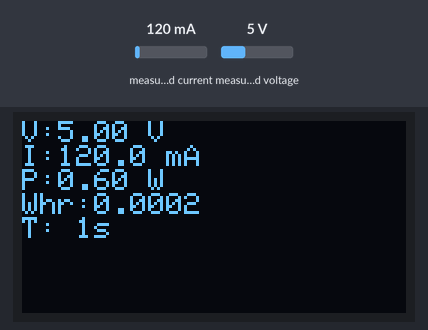
Bench run of a sketch on a simulated ESP32. Parts: 128×64 one-colour display. The test bench sets the inputs (shaded band); at power-on: measured current 120 mA, measured voltage 5 V. WiFi joins after 1.5 s; servers stay silent unless stated; uploads are accepted with an empty reply; what the sketch prints to the serial monitor is not drawn.

Above: at 6.9 s.
7.0 s: measured current set to 40 mA
At 8.1 s:
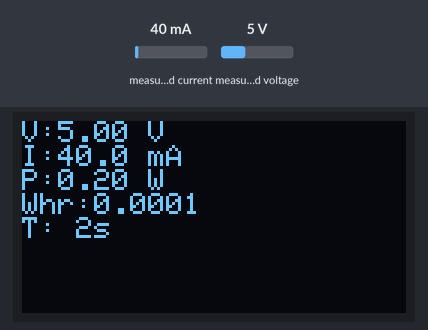
11.2 s: measured voltage set to 0.3 V
At 11.8 s:
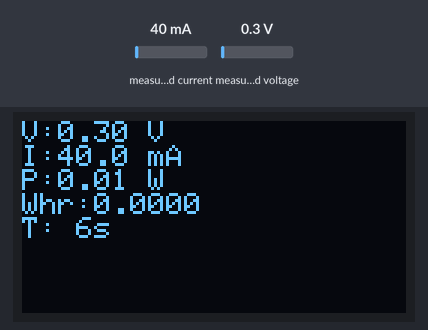
13.8 s: measured current set to 500 mA
At 15.1 s:
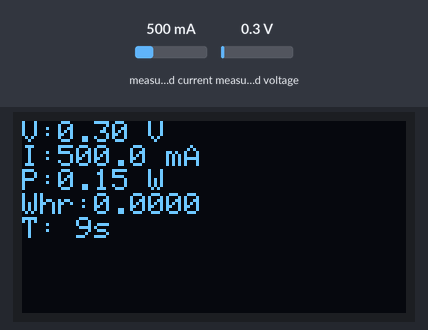
16.8 s: measured voltage set to 3.8 V
At 18.1 s:
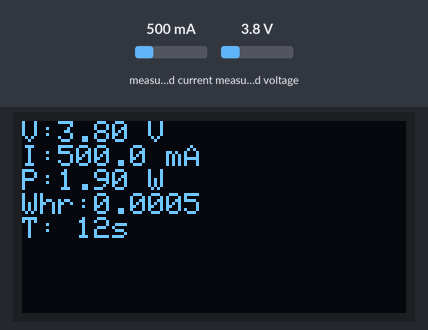
Timing chart, 0 to 19.8 s (numbered marks = the images above; inputs shaded):
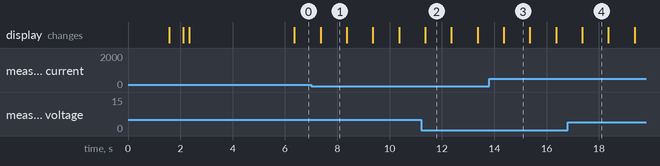

Measured:
- what the display in image 2 shows lasts 1.0 s, from 11.4 s to 12.4 s

The sketch:

Energy_meter.ino
```cpp
// =======================================================
// ESP32 Power Monitor (SPI OLED + Google Sheets)
// Domestic LT-1 Slab (Tamil Nadu) | Full Feature Set
// =======================================================

#include <SPI.h>
#include <Wire.h>
#include <Adafruit_GFX.h>
#include <Adafruit_SSD1306.h>
#include <Adafruit_INA219.h>
#include <WiFi.h>
#include <HTTPClient.h>

// --------- Configuration ---------
const char* WIFI_SSID     = "Yod";
const char* WIFI_PASSWORD = "Bax@2023";
const char* SCRIPT_URL    = "https://script.google.com/macros/s/AKfycbyo5nianVYv295WAroDOsFW-Mc32yCfhD6oyvpleZCGb-vsbJFBkAKkWKgWbpKbbce-/exec";

// --------- OLED (SPI) Pins ---------
#define SCREEN_WIDTH  128
#define SCREEN_HEIGHT 64
#define OLED_DC       17
#define OLED_RESET    16
#define OLED_CS       5
Adafruit_SSD1306 display(SCREEN_WIDTH, SCREEN_HEIGHT, &SPI, OLED_DC, OLED_RESET, OLED_CS);

// --------- INA219 Sensor ---------
Adafruit_INA219 ina219;

// --------- Timing Constants ---------
const unsigned long MS_PER_SEC = 1000UL;
const unsigned long SEC_PER_HR = 3600UL;

// --------- Energy Tracking ---------
float hourlyWh        = 0.0f;            // accumulated Wh in current hour
float dailyWhArray[24]   = {0};           // total Wh each hour
float hourlyMeanArray[24] = {0};          // mean Wh per hour
int   hourIndex       = 0;               // 0–23
unsigned long secCount = 0;              // seconds into current hour
unsigned long lastMillis;

// --------- Function Prototypes ---------
void connectToWiFi();
void testHTTP();
void readAndAccumulate();
void sendSecondToSheet(int hour, unsigned long duration, float voltage, float current_mA, float power_W, float whr);
void handleHourRollover();
void handleDayRollover();
void sendHourlyMeanToSheet(int hour, float meanWh);
void sendDailySummary(float unitsDay, float costDay, float slab);
float calculateDomesticBill(float units);

// =======================================================
// setup()
// =======================================================
void setup() {
  Serial.begin(115200);

  // OLED init
  if (!display.begin(SSD1306_SWITCHCAPVCC)) {
    Serial.println("ERROR: OLED init failed");
    while (true);
  }
  display.clearDisplay();
  display.setTextSize(1);
  display.setTextColor(SSD1306_WHITE);

  // INA219 init
  ina219.begin();

  // WiFi + HTTP test banner
  connectToWiFi();
  testHTTP();

  // start timer
  lastMillis = millis();
}

// =======================================================
// loop()
// =======================================================
void loop() {
  unsigned long now = millis();

  // 1) sample every second
  if (now - lastMillis >= MS_PER_SEC) {
    lastMillis += MS_PER_SEC;
    readAndAccumulate();
  }

  // 2) hour rollover
  if (secCount >= SEC_PER_HR) handleHourRollover();

  // 3) day rollover
  if (hourIndex >= 24) handleDayRollover();
}

// =======================================================
// connectToWiFi(): join network & show on OLED
// =======================================================
void connectToWiFi() {
  display.clearDisplay();
  display.setCursor(0,0);
  display.println("Connecting to WiFi...");
  display.display();

  WiFi.begin(WIFI_SSID, WIFI_PASSWORD);
  while (WiFi.status() != WL_CONNECTED) {
    delay(250);
  }
  display.clearDisplay();
  display.setCursor(0,0);
  display.println("WiFi Connected ✔");
  display.display();
  delay(500);
}

// =======================================================
// testHTTP(): simple GET to confirm SCRIPT_URL works
// =======================================================
void testHTTP() {
  display.clearDisplay();
  display.setCursor(0,0);
  display.println("Testing HTTP...");
  display.display();

  HTTPClient http;
  String url = String(SCRIPT_URL) + "?test=ping";
  http.begin(url);

  int code = http.GET();
  http.end();

  display.clearDisplay();
  display.setCursor(0,0);
  display.printf("HTTP test code:\n%d", code);
  display.display();
  delay(3000);
}

// =======================================================
// readAndAccumulate(): called every second
//   - measures V, I, P, Whr, duration
//   - logs it to sheet
//   - updates OLED display
// =======================================================
void readAndAccumulate() {
  float V   = ina219.getBusVoltage_V();
  float mA  = ina219.getCurrent_mA();
  float P   = V * (mA / 1000.0f);        // W
  float whr = P / SEC_PER_HR;            // Wh consumed in this 1s

  secCount++;
  hourlyWh += whr;

  // Display all five metrics on OLED
  display.clearDisplay();
  display.setCursor(0,0);
  display.printf("V:%.2f V\nI:%.1f mA\nP:%.2f W\nWhr:%.4f\nT: %lus\n",
                 V, mA, P, whr, secCount);
  display.display();

  // Send to Google Sheet
  sendSecondToSheet(hourIndex+1, secCount, V, mA, P, whr);
}

// =======================================================
// sendSecondToSheet(): log per-second data
// =======================================================
void sendSecondToSheet(int hour, unsigned long duration,
                       float voltage, float current_mA,
                       float power_W, float whr) {
  if (WiFi.status() != WL_CONNECTED) return;
  String url = String(SCRIPT_URL)
    + "?type=second"
    + "&hour="     + String(hour)
    + "&duration=" + String(duration)
    + "&voltage="  + String(voltage,3)
    + "&current="  + String(current_mA,3)
    + "&power="    + String(power_W,4)
    + "&whr="      + String(whr,6);
  Serial.println(url);
  HTTPClient http;
  http.begin(url);
  int code = http.GET();
  Serial.println(" code:" + String(code));
  http.end();
}

// =======================================================
// handleHourRollover(): compute mean, log, reset
// =======================================================
void handleHourRollover() {
  dailyWhArray[hourIndex]    = hourlyWh;
  float meanWh               = hourlyWh / (float)SEC_PER_HR;
  hourlyMeanArray[hourIndex] = meanWh;

  sendHourlyMeanToSheet(hourIndex+1, meanWh);

  hourIndex++;
  secCount   = 0;
  hourlyWh   = 0.0f;
}

// =======================================================
// sendHourlyMeanToSheet(): log Whr-per-hour
// =======================================================
void sendHourlyMeanToSheet(int hour, float meanWh) {
  if (WiFi.status() != WL_CONNECTED) return;
  String url = String(SCRIPT_URL)
    + "?type=hourly"
    + "&hourMean=" + String(hour)
    + "&meanWh="   + String(meanWh,4);
  Serial.println(url);
  HTTPClient http; http.begin(url);
  int code = http.GET(); Serial.println(" code:"+String(code));
  http.end();
}

// =======================================================
// handleDayRollover(): compute daily summary, log, display
// =======================================================
void handleDayRollover() {
  float totalWh = 0;
  for (int i=0;i<24;i++) totalWh += dailyWhArray[i];
  float unitsDay = totalWh/1000.0f;
  float avgMean  = 0;
  for (int i=0;i<24;i++) avgMean += hourlyMeanArray[i];
  avgMean /= 24.0f;
  float cost = calculateDomesticBill(unitsDay);

  sendDailySummary(unitsDay, cost, avgMean);

  display.clearDisplay();
  display.setCursor(0,0);
  display.printf("24h Total: %.2f Wh\nUnits: %.3f kWh\nCost: Rs₹%.2f\nAvgHr: %.4f Wh",
                 totalWh, unitsDay, cost, avgMean);
  display.display();
  delay(10000);

  memset(dailyWhArray,0,sizeof(dailyWhArray));
  memset(hourlyMeanArray,0,sizeof(hourlyMeanArray));
  hourIndex=0; secCount=0; hourlyWh=0;
}

// =======================================================
// sendDailySummary(): log daily & slab
// =======================================================
void sendDailySummary(float uDay, float cost, float avgHr) {
  if (WiFi.status() != WL_CONNECTED) return;
  String url = String(SCRIPT_URL)
    + "?type=daily"
    + "&unitsDay=" + String(uDay,3)
    + "&cost="     + String(cost,2)
    + "&avgHr="    + String(avgHr,4);
  Serial.println(url);
  HTTPClient http; http.begin(url);
  int code = http.GET(); Serial.println(" code:"+String(code));
  http.end();
}

// =======================================================
// calculateDomesticBill(): Tamil Nadu LT-1
// =======================================================
float calculateDomesticBill(float units) {
  if      (units<=100) return units*2.5f;
  else if (units<=200) return 100*2.5f + (units-100)*4.5f;
  else if (units<=400) return 100*2.5f+100*4.5f+(units-200)*5.5f;
  else if (units<=500) return 100*2.5f+100*4.5f+200*5.5f+(units-400)*6.0f;
  else                 return 100*2.5f+100*4.5f+200*5.5f+100*6.0f+(units-500)*6.5f;
}
```
